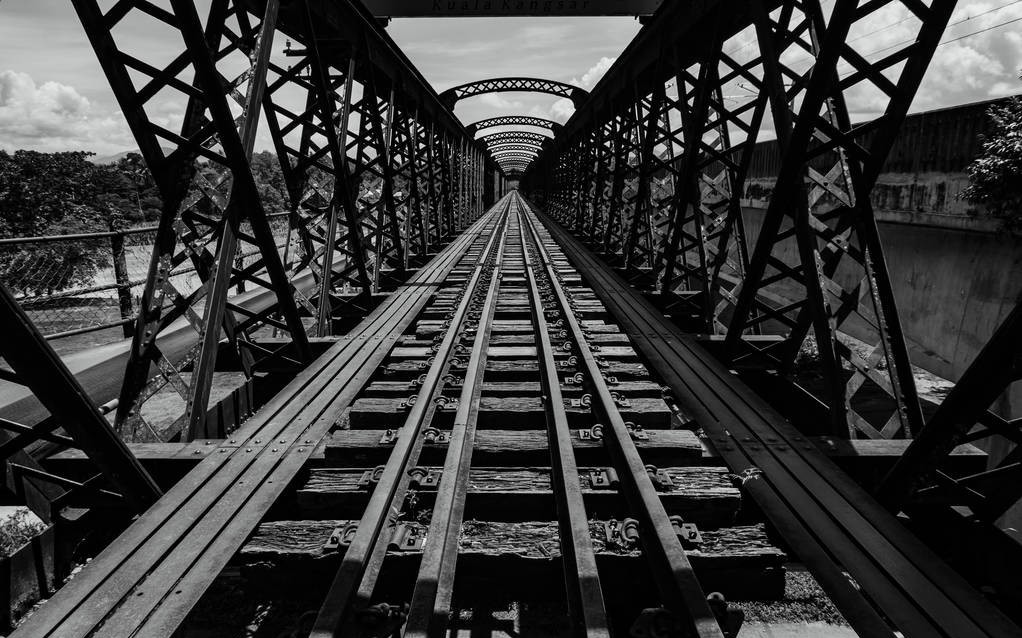
#> input picture p1.jpg, 1022 x 638 px
$ python pil.py   (older library calls are emulated)
#> lines starting #> are read from the running program, lines starting #| are printed output that depends on the picture; long printed decimals are rounded
from PIL import Image#引入PIL库中的Image类
import os#引入os 模块

picture=input("请输入图片的名称以及格式：")
#> the answer given: p1.jpg
image=Image.open(picture)
#> image is the input picture: PIL image 1022x638 RGB; mean R, G, B 58.4, 58.6, 58.5
size=os.path.getsize(picture)/1024
width,height=image.size
#> width = 1022; height = 638

ima=input("请输入修改后的图片名称和格式：")
#> the answer given: p2.jpg
while True:
    if size>10:
        width,height=round(width*0.9),round(height*0.9)#去掉浮点，防报错
        image=image.resize((width,height),Image.ANTIALIAS)
        image.save(ima)
        size=os.path.getsize(ima)/1024
    else:
        break
#> this loop made 16 passes
#> pass 2, `image=image.resize((width,height),Image.ANTIALIAS)`:
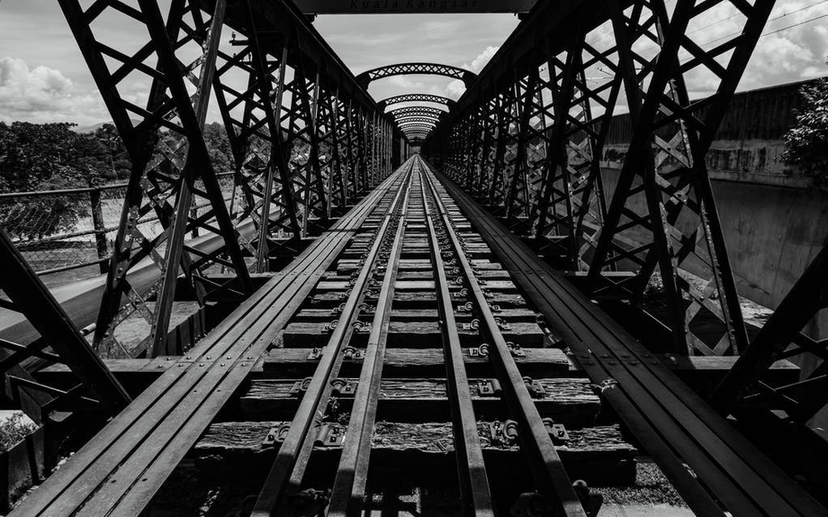
#> image: PIL image 828x517 RGB; mean R, G, B 58.6, 58.8, 58.7
#> after the loop:
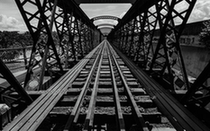
#> image: PIL image 210x131 RGB; mean R, G, B 59.8, 60, 59.9
#> after the loop, height = 131; size = 9.6; width = 210
print(size)
#| 9.604
